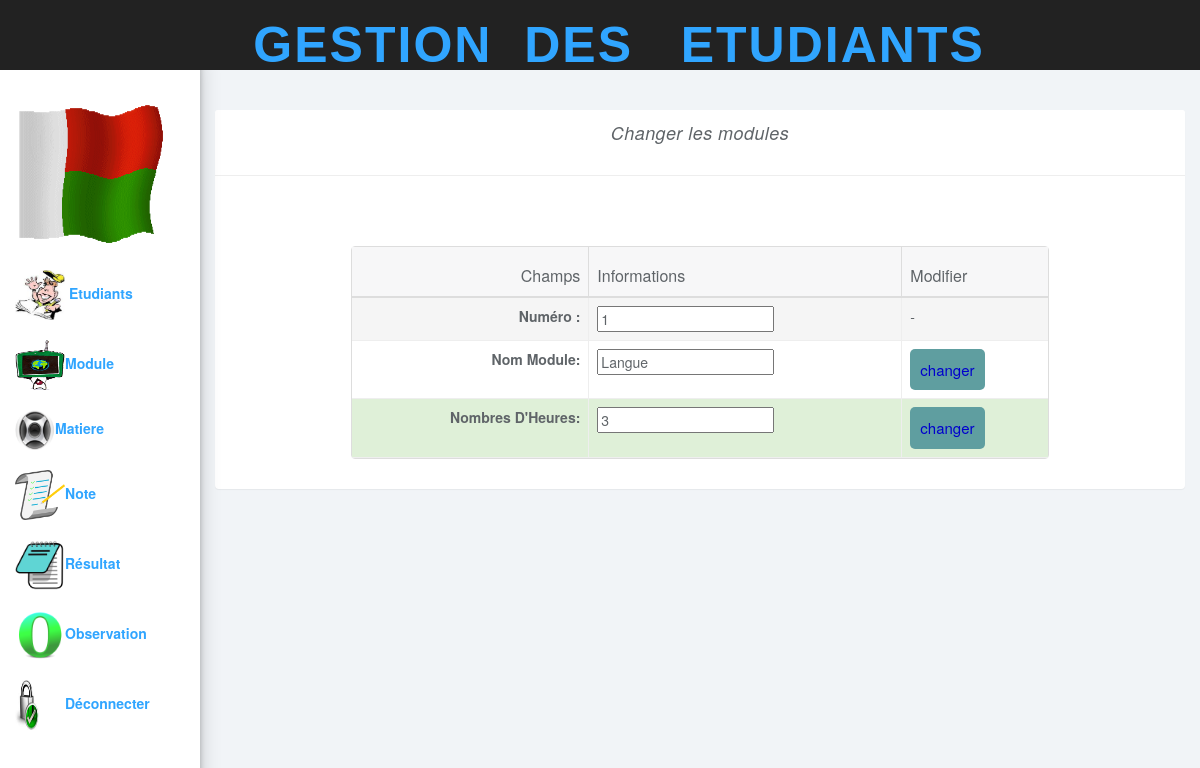
The app's page /modifier_module.php?id=1 (signed in) with its own data.
### tables this page shows
CREATE TABLE `module` (
  `Num_Module` int(11) NOT NULL,
  `Nom_Module` varchar(20) NOT NULL,
  `Nb_Heures` varchar(20) NOT NULL
);

### modifier_module.php (the view, shortened to what this page needs)
<!DOCTYPE html>
<?php
 include('cnx.php');
?>
<html>
<head>
  <?php include('inccss.php'); ?>
  <link rel="stylesheet" href="modifierModule.css">
</head>
<body>
<nav class="navbar navbar-inverse navbar-fixed-top" role="navigation">
<?php include('header.php'); ?>
</nav>
<?php include('menu.php'); ?>
<div class="col-sm-9 col-sm-offset-3 col-lg-10 col-lg-offset-2 main">
<br><br><br>
<div class="panel panel-default" align="center">
          <div class="panel-heading">
          <em class="text-center " align ="center">Changer les modules  </em>
          </div>
          <div class="panel-body">
<div class="col-md-12">
<form  method="POST" enctype="multipart/form-data"   >
<div class="col-md-1">
</div>
<div class="col-md-10">
      <br><br>
          <div class="panel-body">
            <table data-toggle="table" id="table-style" data-url="tables/data2.json" data-row-style="rowStyle">
                <thead>
                <tr>
                    <th data-field="id" data-align="right" >Champs</th>
                    <th data-field="name" >Informations</th>
                    <th data-field="price" >Modifier</th>
                </tr>
                </thead>
              <tbody>
              <?php
              $q =  "select * from Module where Num_Module='".$_GET['id']."'";
              $r = $db -> query($q) ;
              while ($c = $r -> fetch())
              {
              ?>
              <tr>
              <td> <label><center>Numéro :</center> </label></td>
              <td> <input  name="num" type="text" value="<?php echo $c['Num_Module'];?>"></td>
              </tr>
              <tr>
              <td> <label> <center>Nom Module:</center></label></td>
              <td> <input name="module" type="text" value="<?php echo $c['Nom_Module'];?>"></td>
              <td><button type="submit" class="btn" name="btn1" onclick="edt_id()">changer</button> </td>
              </tr>
              <tr>
              <td> <label><center>Nombres D'Heures:</center> </label></td>
              <td> <input name="heures" type="text" value="<?php echo $c['Nb_Heures'];?>"></td>
              <td><button type="submit" class="btn" name="btn2" onclick="edt_id()">changer</button> </td>
              </tr>
              <?php
              }
              ?>
              </tbody>
            </table>
          </div>
        </div>
        </form>
      </div>
</div>
</div>
</body>
</html>

### css/styles.css (style rules this page uses)
body { background: #f1f4f7; padding-top: 50px; color: #5f6468; }
.panel { border: 0; }
.panel-heading { font-size: 18px; font-weight: 300; letter-spacing: 0.025em; height: 66px; }
.panel-default .panel-heading { background: #fff; border-bottom: 1px solid #eee; color: #5f6468; }
.navbar { border: 0; }
.table { background: #fff; }

### modifierModule.css (style rules this page uses)
.btn { padding: 10px; font-size: 15px; color: mediumblue; background: #5F9EA0; border: none; border-radius: 5px; }

### headers.css (style rules this page uses)
.css2 { background-color:url('bg-1.jpg') no-repeat center center fixed; }

### records on screen
module: num "1", module "Langue", heures "3"
